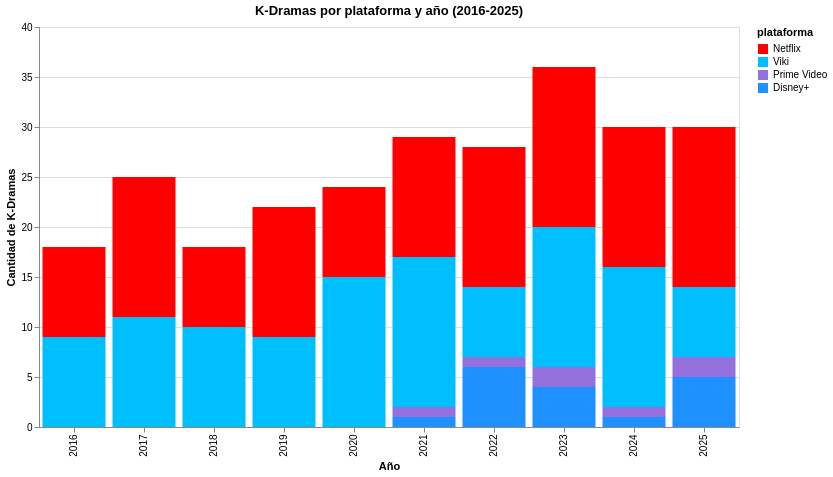

The code cell stored with this chart in its notebook:
### Code cell
grafico = alt.Chart(plataformas).mark_bar().encode(

    x=alt.X(
        'release_year:O',
        title='Año'
    ),

    y=alt.Y(
        'count():Q',
        title='Cantidad de K-Dramas'
    ),

    color=alt.Color(
    'plataforma:N',

    scale=alt.Scale(
        domain=['Netflix', 'Viki', 'Prime Video', 'Disney+'],

        range=[
            'red',
            '#00BFFF',
            '#9370DB',
            '#1E90FF'
        ]
    )
),

    tooltip=[
        alt.Tooltip("release_year:O", title="Año"),
        alt.Tooltip("plataforma:N", title="Plataforma"),
        alt.Tooltip("count():Q", title="Cantidad")
    ]

).properties(
    title='K-Dramas por plataforma y año (2016-2025)',
    width=700,
    height=400
)

grafico

### Figure 1 — Vega-Lite specification as saved in the notebook (floating-point values rounded to 4 significant figures; data arrays with more than 128 entries replaced by an {"elided": "..."} marker saying what was removed)
{"config": {"view": {"continuousWidth": 300, "continuousHeight": 300}}, "data": {"name": "data-3720c7909bbdaf39cc5a18a684c309a1"}, "mark": {"type": "bar"}, "encoding": {"color": {"field": "plataforma", "scale": {"domain": ["Netflix", "Viki", "Prime Video", "Disney+"], "range": ["red", "#00BFFF", "#9370DB", "#1E90FF"]}, "type": "nominal"}, "tooltip": [{"field": "release_year", "title": "Año", "type": "ordinal"}, {"field": "plataforma", "title": "Plataforma", "type": "nominal"}, {"aggregate": "count", "title": "Cantidad", "type": "quantitative"}], "x": {"field": "release_year", "title": "Año", "type": "ordinal"}, "y": {"aggregate": "count", "title": "Cantidad de K-Dramas", "type": "quantitative"}}, "height": 400, "title": "K-Dramas por plataforma y año (2016-2025)", "width": 700, "$schema": "https://vega.github.io/schema/vega-lite/v5.20.1.json", "datasets": {"data-3720c7909bbdaf39cc5a18a684c309a1": {"elided": "260 records"}}}
